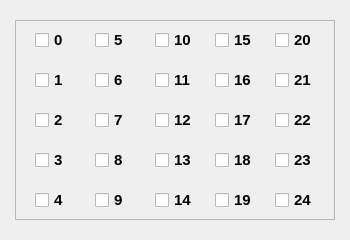
<?xml version="1.0" encoding="UTF-8"?>
<ui version="4.0">
 <class>Form_BL36XU</class>
 <widget class="QWidget" name="Form_BL36XU">
  <property name="geometry">
   <rect>
    <x>0</x>
    <y>0</y>
    <width>350</width>
    <height>240</height>
   </rect>
  </property>
  <property name="windowTitle">
   <string>Form</string>
  </property>
  <widget class="QFrame" name="frame_4">
   <property name="geometry">
    <rect>
     <x>15</x>
     <y>20</y>
     <width>320</width>
     <height>200</height>
    </rect>
   </property>
   <property name="font">
    <font>
     <family>Arial</family>
     <pointsize>11</pointsize>
    </font>
   </property>
   <property name="frameShape">
    <enum>QFrame::StyledPanel</enum>
   </property>
   <property name="frameShadow">
    <enum>QFrame::Raised</enum>
   </property>
   <widget class="QCheckBox" name="BL36XU_ch1">
    <property name="geometry">
     <rect>
      <x>20</x>
      <y>10</y>
      <width>41</width>
      <height>20</height>
     </rect>
    </property>
    <property name="palette">
     <palette>
      <active>
       <colorrole role="Text">
        <brush brushstyle="SolidPattern">
         <color alpha="255">
          <red>0</red>
          <green>0</green>
          <blue>0</blue>
         </color>
        </brush>
       </colorrole>
      </active>
      <inactive>
       <colorrole role="Text">
        <brush brushstyle="SolidPattern">
         <color alpha="255">
          <red>0</red>
          <green>0</green>
          <blue>0</blue>
         </color>
        </brush>
       </colorrole>
      </inactive>
      <disabled>
       <colorrole role="Text">
        <brush brushstyle="SolidPattern">
         <color alpha="255">
          <red>69</red>
          <green>69</green>
          <blue>69</blue>
         </color>
        </brush>
       </colorrole>
      </disabled>
     </palette>
    </property>
    <property name="font">
     <font>
      <family>Arial</family>
      <pointsize>11</pointsize>
      <weight>75</weight>
      <bold>true</bold>
     </font>
    </property>
    <property name="text">
     <string>0</string>
    </property>
   </widget>
   <widget class="QCheckBox" name="BL36XU_ch2">
    <property name="geometry">
     <rect>
      <x>20</x>
      <y>50</y>
      <width>41</width>
      <height>20</height>
     </rect>
    </property>
    <property name="font">
     <font>
      <family>Arial</family>
      <pointsize>11</pointsize>
      <weight>75</weight>
      <bold>true</bold>
     </font>
    </property>
    <property name="text">
     <string>1</string>
    </property>
   </widget>
   <widget class="QCheckBox" name="BL36XU_ch3">
    <property name="geometry">
     <rect>
      <x>20</x>
      <y>90</y>
      <width>41</width>
      <height>20</height>
     </rect>
    </property>
    <property name="font">
     <font>
      <family>Arial</family>
      <pointsize>11</pointsize>
      <weight>75</weight>
      <bold>true</bold>
     </font>
    </property>
    <property name="text">
     <string>2</string>
    </property>
   </widget>
   <widget class="QCheckBox" name="BL36XU_ch6">
    <property name="geometry">
     <rect>
      <x>80</x>
      <y>10</y>
      <width>41</width>
      <height>20</height>
     </rect>
    </property>
    <property name="font">
     <font>
      <family>Arial</family>
      <pointsize>11</pointsize>
      <weight>75</weight>
      <bold>true</bold>
     </font>
    </property>
    <property name="text">
     <string>5</string>
    </property>
   </widget>
   <widget class="QCheckBox" name="BL36XU_ch4">
    <property name="geometry">
     <rect>
      <x>20</x>
      <y>130</y>
      <width>41</width>
      <height>20</height>
     </rect>
    </property>
    <property name="font">
     <font>
      <family>Arial</family>
      <pointsize>11</pointsize>
      <weight>75</weight>
      <bold>true</bold>
     </font>
    </property>
    <property name="text">
     <string>3</string>
    </property>
   </widget>
   <widget class="QCheckBox" name="BL36XU_ch5">
    <property name="geometry">
     <rect>
      <x>20</x>
      <y>170</y>
      <width>41</width>
      <height>20</height>
     </rect>
    </property>
    <property name="font">
     <font>
      <family>Arial</family>
      <pointsize>11</pointsize>
      <weight>75</weight>
      <bold>true</bold>
     </font>
    </property>
    <property name="text">
     <string>4</string>
    </property>
   </widget>
   <widget class="QCheckBox" name="BL36XU_ch9">
    <property name="geometry">
     <rect>
      <x>80</x>
      <y>130</y>
      <width>41</width>
      <height>20</height>
     </rect>
    </property>
    <property name="font">
     <font>
      <family>Arial</family>
      <pointsize>11</pointsize>
      <weight>75</weight>
      <bold>true</bold>
     </font>
    </property>
    <property name="text">
     <string>8</string>
    </property>
   </widget>
   <widget class="QCheckBox" name="BL36XU_ch8">
    <property name="geometry">
     <rect>
      <x>80</x>
      <y>90</y>
      <width>41</width>
      <height>20</height>
     </rect>
    </property>
    <property name="font">
     <font>
      <family>Arial</family>
      <pointsize>11</pointsize>
      <weight>75</weight>
      <bold>true</bold>
     </font>
    </property>
    <property name="text">
     <string>7</string>
    </property>
   </widget>
   <widget class="QCheckBox" name="BL36XU_ch7">
    <property name="geometry">
     <rect>
      <x>80</x>
      <y>50</y>
      <width>41</width>
      <height>20</height>
     </rect>
    </property>
    <property name="font">
     <font>
      <family>Arial</family>
      <pointsize>11</pointsize>
      <weight>75</weight>
      <bold>true</bold>
     </font>
    </property>
    <property name="text">
     <string>6</string>
    </property>
   </widget>
   <widget class="QCheckBox" name="BL36XU_ch10">
    <property name="geometry">
     <rect>
      <x>80</x>
      <y>170</y>
      <width>41</width>
      <height>20</height>
     </rect>
    </property>
    <property name="font">
     <font>
      <family>Arial</family>
      <pointsize>11</pointsize>
      <weight>75</weight>
      <bold>true</bold>
     </font>
    </property>
    <property name="text">
     <string>9</string>
    </property>
   </widget>
   <widget class="QCheckBox" name="BL36XU_ch12">
    <property name="geometry">
     <rect>
      <x>140</x>
      <y>50</y>
      <width>51</width>
      <height>20</height>
     </rect>
    </property>
    <property name="font">
     <font>
      <family>Arial</family>
      <pointsize>11</pointsize>
      <weight>75</weight>
      <bold>true</bold>
     </font>
    </property>
    <property name="text">
     <string>11</string>
    </property>
   </widget>
   <widget class="QCheckBox" name="BL36XU_ch11">
    <property name="geometry">
     <rect>
      <x>140</x>
      <y>10</y>
      <width>51</width>
      <height>20</height>
     </rect>
    </property>
    <property name="font">
     <font>
      <family>Arial</family>
      <pointsize>11</pointsize>
      <weight>75</weight>
      <bold>true</bold>
     </font>
    </property>
    <property name="text">
     <string>10</string>
    </property>
   </widget>
   <widget class="QCheckBox" name="BL36XU_ch13">
    <property name="geometry">
     <rect>
      <x>140</x>
      <y>90</y>
      <width>51</width>
      <height>20</height>
     </rect>
    </property>
    <property name="font">
     <font>
      <family>Arial</family>
      <pointsize>11</pointsize>
      <weight>75</weight>
      <bold>true</bold>
     </font>
    </property>
    <property name="text">
     <string>12</string>
    </property>
   </widget>
   <widget class="QCheckBox" name="BL36XU_ch14">
    <property name="geometry">
     <rect>
      <x>140</x>
      <y>130</y>
      <width>51</width>
      <height>20</height>
     </rect>
    </property>
    <property name="font">
     <font>
      <family>Arial</family>
      <pointsize>11</pointsize>
      <weight>75</weight>
      <bold>true</bold>
     </font>
    </property>
    <property name="text">
     <string>13</string>
    </property>
   </widget>
   <widget class="QCheckBox" name="BL36XU_ch15">
    <property name="geometry">
     <rect>
      <x>140</x>
      <y>170</y>
      <width>51</width>
      <height>20</height>
     </rect>
    </property>
    <property name="font">
     <font>
      <family>Arial</family>
      <pointsize>11</pointsize>
      <weight>75</weight>
      <bold>true</bold>
     </font>
    </property>
    <property name="text">
     <string>14</string>
    </property>
   </widget>
   <widget class="QCheckBox" name="BL36XU_ch16">
    <property name="geometry">
     <rect>
      <x>200</x>
      <y>10</y>
      <width>51</width>
      <height>20</height>
     </rect>
    </property>
    <property name="font">
     <font>
      <family>Arial</family>
      <pointsize>11</pointsize>
      <weight>75</weight>
      <bold>true</bold>
     </font>
    </property>
    <property name="text">
     <string>15</string>
    </property>
   </widget>
   <widget class="QCheckBox" name="BL36XU_ch17">
    <property name="geometry">
     <rect>
      <x>200</x>
      <y>50</y>
      <width>51</width>
      <height>20</height>
     </rect>
    </property>
    <property name="font">
     <font>
      <family>Arial</family>
      <pointsize>11</pointsize>
      <weight>75</weight>
      <bold>true</bold>
     </font>
    </property>
    <property name="text">
     <string>16</string>
    </property>
   </widget>
   <widget class="QCheckBox" name="BL36XU_ch18">
    <property name="geometry">
     <rect>
      <x>200</x>
      <y>90</y>
      <width>51</width>
      <height>20</height>
     </rect>
    </property>
    <property name="font">
     <font>
      <family>Arial</family>
      <pointsize>11</pointsize>
      <weight>75</weight>
      <bold>true</bold>
     </font>
    </property>
    <property name="text">
     <string>17</string>
    </property>
   </widget>
   <widget class="QCheckBox" name="BL36XU_ch19">
    <property name="geometry">
     <rect>
      <x>200</x>
      <y>130</y>
      <width>51</width>
      <height>20</height>
     </rect>
    </property>
    <property name="font">
     <font>
      <family>Arial</family>
      <pointsize>11</pointsize>
      <weight>75</weight>
      <bold>true</bold>
     </font>
    </property>
    <property name="text">
     <string>18</string>
    </property>
   </widget>
   <widget class="QCheckBox" name="BL36XU_ch20">
    <property name="geometry">
     <rect>
      <x>200</x>
      <y>170</y>
      <width>51</width>
      <height>20</height>
     </rect>
    </property>
    <property name="font">
     <font>
      <family>Arial</family>
      <pointsize>11</pointsize>
      <weight>75</weight>
      <bold>true</bold>
     </font>
    </property>
    <property name="text">
     <string>19</string>
    </property>
   </widget>
   <widget class="QCheckBox" name="BL36XU_ch22">
    <property name="geometry">
     <rect>
      <x>260</x>
      <y>50</y>
      <width>51</width>
      <height>20</height>
     </rect>
    </property>
    <property name="font">
     <font>
      <family>Arial</family>
      <pointsize>11</pointsize>
      <weight>75</weight>
      <bold>true</bold>
     </font>
    </property>
    <property name="text">
     <string>21</string>
    </property>
   </widget>
   <widget class="QCheckBox" name="BL36XU_ch25">
    <property name="geometry">
     <rect>
      <x>260</x>
      <y>170</y>
      <width>51</width>
      <height>20</height>
     </rect>
    </property>
    <property name="font">
     <font>
      <family>Arial</family>
      <pointsize>11</pointsize>
      <weight>75</weight>
      <bold>true</bold>
     </font>
    </property>
    <property name="text">
     <string>24</string>
    </property>
   </widget>
   <widget class="QCheckBox" name="BL36XU_ch21">
    <property name="geometry">
     <rect>
      <x>260</x>
      <y>10</y>
      <width>51</width>
      <height>20</height>
     </rect>
    </property>
    <property name="font">
     <font>
      <family>Arial</family>
      <pointsize>11</pointsize>
      <weight>75</weight>
      <bold>true</bold>
     </font>
    </property>
    <property name="text">
     <string>20</string>
    </property>
   </widget>
   <widget class="QCheckBox" name="BL36XU_ch23">
    <property name="geometry">
     <rect>
      <x>260</x>
      <y>90</y>
      <width>51</width>
      <height>20</height>
     </rect>
    </property>
    <property name="font">
     <font>
      <family>Arial</family>
      <pointsize>11</pointsize>
      <weight>75</weight>
      <bold>true</bold>
     </font>
    </property>
    <property name="text">
     <string>22</string>
    </property>
   </widget>
   <widget class="QCheckBox" name="BL36XU_ch24">
    <property name="geometry">
     <rect>
      <x>260</x>
      <y>130</y>
      <width>51</width>
      <height>20</height>
     </rect>
    </property>
    <property name="font">
     <font>
      <family>Arial</family>
      <pointsize>11</pointsize>
      <weight>75</weight>
      <bold>true</bold>
     </font>
    </property>
    <property name="text">
     <string>23</string>
    </property>
   </widget>
  </widget>
 </widget>
 <resources/>
 <connections/>
</ui>
